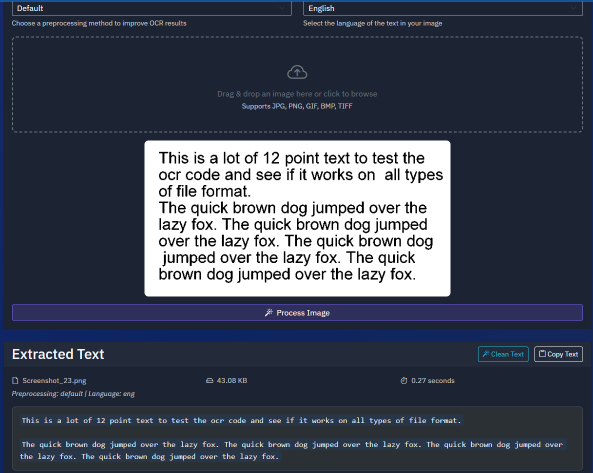
#> input picture thumbnail.png, 1186 x 945 px (shown at 1/2 size)
$ python -i image_processor.py   (imports and definitions only)
#> lines starting #> are read from the running program, lines starting #| are printed output that depends on the picture
import cv2
import numpy as np
import logging
import os
import tempfile
from PIL import Image, ImageEnhance, ImageFilter
import io

# Configure logging
logger = logging.getLogger(__name__)
# [1 line not run here, left out]

def load_image(image_path):
    """
    Load an image from a file path.

    Args:
        image_path: Path to the image file

    Returns:
        OpenCV image (numpy array)
    """
#> called with image_path = '../thumbnail.png'
    try:
        # Check if file exists
        if not os.path.exists(image_path):
            raise FileNotFoundError(f"Image file not found: {image_path}")

        # First try PIL loading to check if image is valid
        try:
            pil_image = Image.open(image_path)
#> pil_image is the input picture: PIL image 1186x945 RGBA; mean R, G, B, A 65.7, 72.1, 87.2, 255
            pil_image.verify()  # Verify it's a valid image
            logger.info(f"Verified image with PIL: {image_path}, format: {pil_image.format}")
        except Exception as e:
            logger.warning(f"PIL image verification failed: {e}")

        # Load image using OpenCV
        image = cv2.imread(image_path)

        if image is None:
            raise ValueError(f"Failed to load image from {image_path} with OpenCV")

        # Log image information
        height, width, channels = image.shape if len(image.shape) == 3 else (*image.shape, 1)
#> height = 945; width = 1186; channels = 3
        logger.info(f"Loaded image: {image_path}, dimensions: {width}x{height}, channels: {channels}")

        return image

    except Exception as e:
        logger.error(f"Error loading image: {str(e)}", exc_info=True)
        raise

def preprocess_image(image_path, preprocessing_type="default"):
    """
    Preprocess an image for OCR.

    Args:
        image_path: Path to the image file
        preprocessing_type: Type of preprocessing to apply

    Returns:
        PIL Image object ready for OCR
    """
    try:
        logger.info(f"Preprocessing image with method: {preprocessing_type}")

        # Load the image with OpenCV
        cv_image = load_image(image_path)

        # Resize image if it's too large (to improve processing time)
        max_dimension = 2000
        height, width = cv_image.shape[:2]
#> height = 945; width = 1186

        if max(height, width) > max_dimension:
            scale = max_dimension / max(height, width)
            new_width = int(width * scale)
            new_height = int(height * scale)
            cv_image = cv2.resize(cv_image, (new_width, new_height), interpolation=cv2.INTER_AREA)
            logger.info(f"Resized image to: {new_width}x{new_height}")

        # Save intermediate results for debugging
        debug_dir = os.path.join(tempfile.gettempdir(), "ocr_debug")
        os.makedirs(debug_dir, exist_ok=True)

        # Apply preprocessing based on type
        if preprocessing_type == "grayscale":
            # Convert to grayscale
            processed = cv2.cvtColor(cv_image, cv2.COLOR_BGR2GRAY)
            cv2.imwrite(os.path.join(debug_dir, "grayscale.png"), processed)

        elif preprocessing_type == "threshold":
            # Convert to grayscale and apply binary threshold
            gray = cv2.cvtColor(cv_image, cv2.COLOR_BGR2GRAY)
            # Apply Gaussian blur to reduce noise
            blurred = cv2.GaussianBlur(gray, (5, 5), 0)
            # Apply Otsu's thresholding
            processed = cv2.threshold(blurred, 0, 255, cv2.THRESH_BINARY + cv2.THRESH_OTSU)[1]
            cv2.imwrite(os.path.join(debug_dir, "threshold.png"), processed)

        elif preprocessing_type == "adaptive":
            # Convert to grayscale and apply adaptive threshold
            gray = cv2.cvtColor(cv_image, cv2.COLOR_BGR2GRAY)
            # Apply Gaussian blur to reduce noise
            blurred = cv2.GaussianBlur(gray, (5, 5), 0)
            # Apply adaptive thresholding
            processed = cv2.adaptiveThreshold(
                blurred, 255, cv2.ADAPTIVE_THRESH_GAUSSIAN_C, cv2.THRESH_BINARY, 11, 2
            )
            cv2.imwrite(os.path.join(debug_dir, "adaptive.png"), processed)

        elif preprocessing_type == "denoise":
            # Convert to grayscale and denoise
            gray = cv2.cvtColor(cv_image, cv2.COLOR_BGR2GRAY)
            # Apply non-local means denoising
            processed = cv2.fastNlMeansDenoising(gray, None, 10, 7, 21)
            cv2.imwrite(os.path.join(debug_dir, "denoise.png"), processed)

        else:  # default
            # Convert BGR to RGB
            processed = cv2.cvtColor(cv_image, cv2.COLOR_BGR2RGB)
            cv2.imwrite(os.path.join(debug_dir, "default.png"), cv2.cvtColor(processed, cv2.COLOR_RGB2BGR))

        # Convert OpenCV image to PIL Image for Tesseract
        if len(processed.shape) == 2:  # Grayscale
            pil_image = Image.fromarray(processed)
        else:  # RGB
            pil_image = Image.fromarray(processed)

        # Additional PIL-based enhancements for better OCR
        if preprocessing_type == "default":
            # Increase contrast slightly
            enhancer = ImageEnhance.Contrast(pil_image)
            pil_image = enhancer.enhance(1.5)
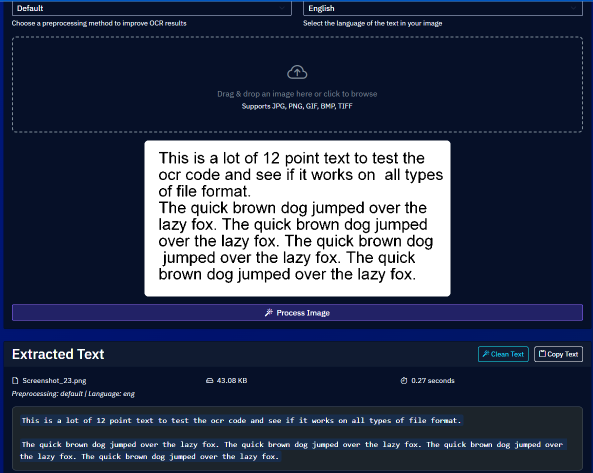
#> pil_image: PIL image 1186x945 RGB (shown at 1/2 size); mean R, G, B 50.5, 59.4, 81.8

            # Increase sharpness
            enhancer = ImageEnhance.Sharpness(pil_image)
            pil_image = enhancer.enhance(1.5)

        # Save the final PIL image for reference
        pil_debug_path = os.path.join(debug_dir, f"final_{preprocessing_type}.png")
        pil_image.save(pil_debug_path)
        logger.info(f"Saved processed image to: {pil_debug_path}")

        logger.info(f"Image preprocessing completed: {preprocessing_type}")
        return pil_image

    except Exception as e:
        logger.error(f"Error preprocessing image: {str(e)}", exc_info=True)
        # Return a blank image with an error message
        error_image = Image.new('RGB', (800, 100), color=(0, 0, 0))
        logger.error("Returning blank image due to preprocessing error")
        return error_image

>>> result = preprocess_image('../thumbnail.png')
